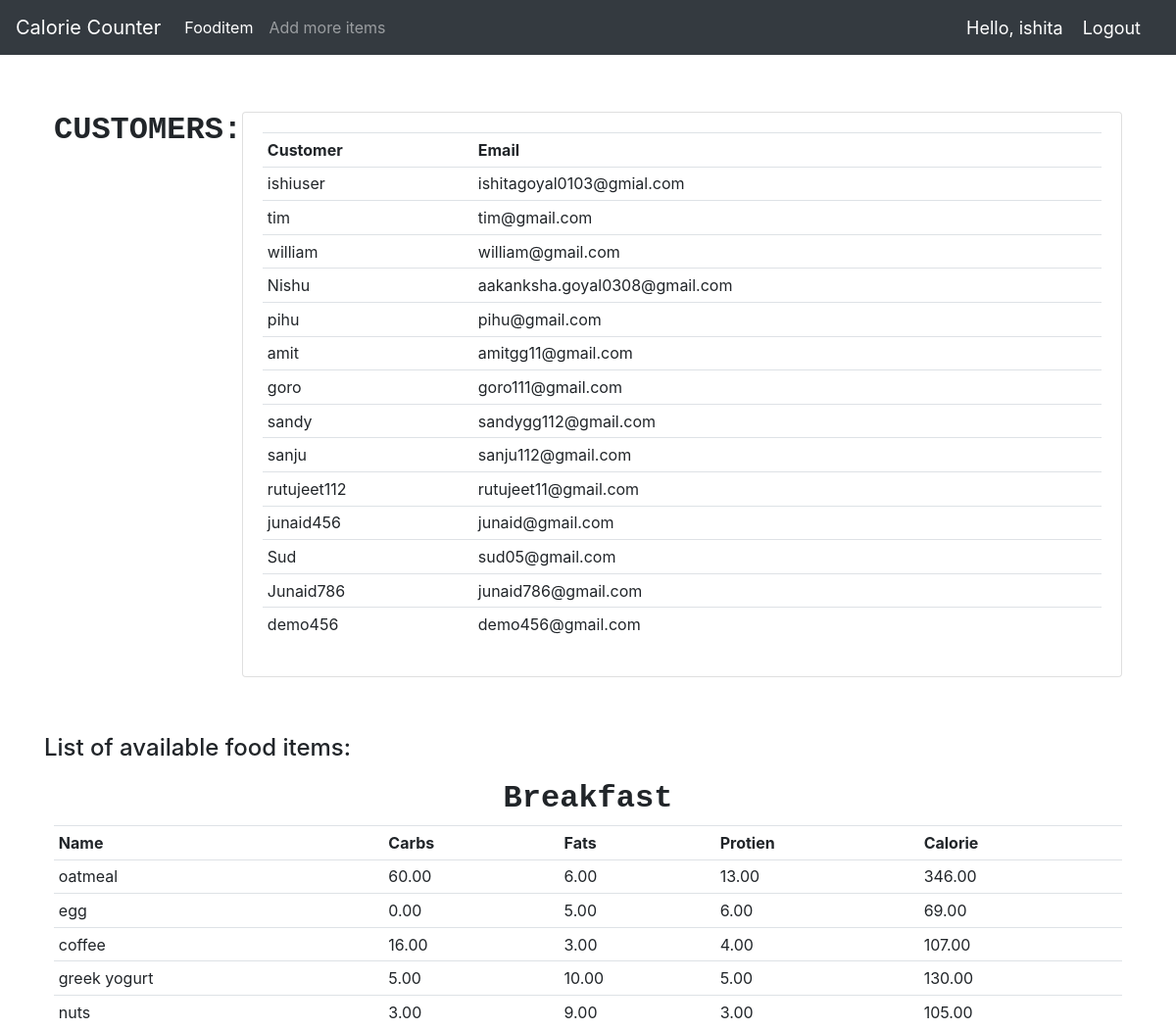
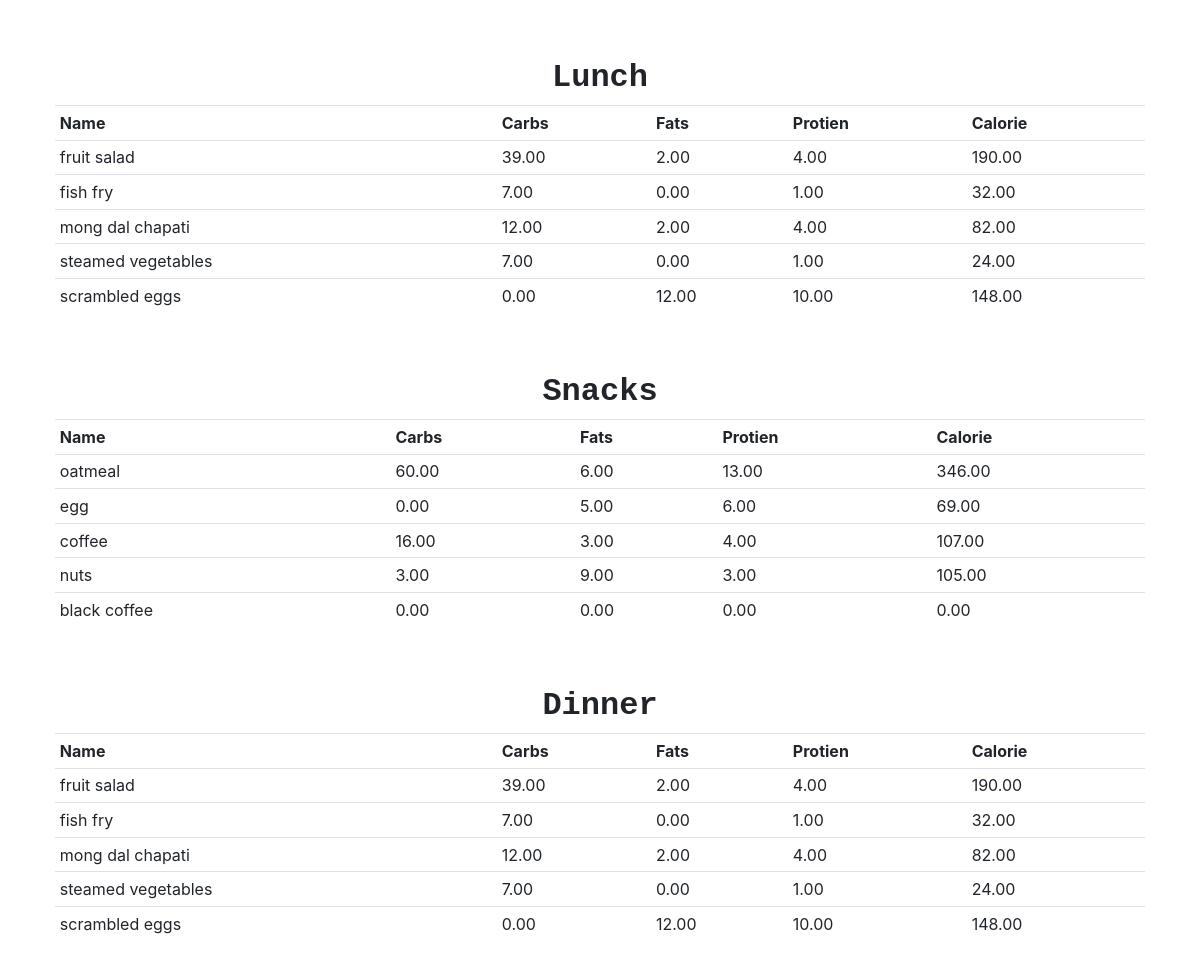
The app's page / (signed in) with its own data (2 pictures, top to bottom).
### Fityfeed/models.py (models this page shows, shortened)
class Customer(models.Model):
    user = models.OneToOneField(User, null=True, on_delete=models.CASCADE)
    name=models.CharField(max_length=200,null=True)
    email=models.CharField(max_length=200,null=True)
    date_created=models.DateTimeField(auto_now_add=True,null=True)

class Fooditem(models.Model):
    name = models.CharField(max_length=200)
    category = models.ManyToManyField(Category)
    carbohydrate = models.DecimalField(max_digits=5,decimal_places=2,default=0)
    fats = models.DecimalField(max_digits=5,decimal_places=2,default=0)
    protein = models.DecimalField(max_digits=5,decimal_places=2,default=0)
    calorie=models.DecimalField(max_digits=5,decimal_places=2,default=0,blank=True)
    quantity = models.IntegerField(default=1,null=True,blank=True)

### Fityfeed/decorators.py (the view)
    def wrapper_func(request,*args,**kwargs):
        group=None
        if request.user.groups.exists():
            group=request.user.groups.all()[0].name
        if group=='user':
            return redirect('userPage')
        if group=='admin':
            return view_func(request,*args,**kwargs)

### Fityfeed/views.py (called while the page is built)
@login_required(login_url='login')
@admin_only
def home(request):
    breakfast=Category.objects.filter(name='breakfast')[0].fooditem_set.all()[:5]
    lunch=Category.objects.filter(name='lunch')[0].fooditem_set.all()[:5]
    dinner=Category.objects.filter(name='dinner')[0].fooditem_set.all()[:5]
    snacks=Category.objects.filter(name='snacks')[0].fooditem_set.all()[:5]
    customers=Customer.objects.all()
    context={'breakfast':breakfast,
              'lunch':lunch,
              'dinner':dinner,
              'snacks':snacks,
              'customers':customers,
            }
    return render(request,'main.html',context)

### Fityfeed/templates/main.html (shortened to what this page needs)
{% load static %}
<!DOCTYPE html>
<html lang="en">
<head>
    <link rel="stylesheet" href="https://stackpath.bootstrapcdn.com/bootstrap/4.5.0/css/bootstrap.min.css"0>
    <link rel="stylesheet" href="{% static 'css/main.css' %}">
</head>
<body>
    {% include 'navbar.html' %}
    <br>
    <br>
    <div class="container">
    {% block content %}
        <div class="flex-box-row">
            <h5 id="heading">CUSTOMERS:</h5>
            <br>
            <br>
            <div class="card card-body">
               <table class="table table-sm">
                    <tr>
                        <th>Customer</th>
                        <th>Email</th>
                    </tr>
                    {% for cust in customers %}
                    <tr>
                        <td>{{cust.name}} </td>
                        <td> {{cust.email}} </td>
                    </tr>
                    {% endfor %}
                </table>
            </div>
        </div>
        <br><br>
    <h4>List of available food items:</h4>
        <div class="flex-box-row">
            <h5 id="heading">Breakfast</h5>
               <table class="table table-sm">
                    <tr>
                        <th>Name</th>
                        <th>Carbs</th>
                        <th>Fats</th>
                        <th>Protien</th>
                        <th>Calorie</th>
                    </tr>
                   {% for items in breakfast %}
                    <tr>
                        <td>{{items.name}} </td>
                        <td>{{items.carbohydrate}} </td>
                        <td>{{items.fats}} </td>
                        <td>{{items.protein}} </td>
                        <td>{{items.calorie}} </td>
                        </tr>
                    {% endfor %}
                </table>
        </div>
<br>
        <div class="flex-box-row">
            <h5 id="heading">Lunch</h5>
             <table class="table table-sm">
                    <tr>
                        <th>Name</th>
                        <th>Carbs</th>
                        <th>Fats</th>
                        <th>Protien</th>
                        <th>Calorie</th>
                    </tr>
                   {% for items in lunch %}
                    <tr>
                        <td>{{items.name}} </td>
                        <td>{{items.carbohydrate}} </td>
                        <td>{{items.fats}} </td>
                        <td>{{items.protein}} </td>
                        <td>{{items.calorie}} </td>
                        </tr>
                    {% endfor %}
                </table>
        </div>
        <br>
        <div class="flex-box-row">
            <h5 id="heading">Snacks</h5>
                <table class="table table-sm">
                    <tr>
                        <th>Name</th>
                        <th>Carbs</th>
                        <th>Fats</th>
                        <th>Protien</th>
                        <th>Calorie</th>
                    </tr>
                   {% for items in snacks %}
                    <tr>
                        <td>{{items.name}} </td>
                        <td>{{items.carbohydrate}} </td>
                        <td>{{items.fats}} </td>
                        <td>{{items.protein}} </td>
                        <td>{{items.calorie}} </td>
                        </tr>
                    {% endfor %}
                </table>
        </div>
        <br>
        <div class="flex-box-row">
            <h5 id="heading">Dinner</h5>
                <table class="table table-sm">
                    <tr>
                        <th>Name</th>
                        <th>Carbs</th>
                        <th>Fats</th>
                        <th>Protien</th>
                        <th>Calorie</th>
                    </tr>
                   {% for items in dinner %}
                    <tr>
                        <td>{{items.name}} </td>
                        <td>{{items.carbohydrate}} </td>
                        <td>{{items.fats}} </td>
                        <td>{{items.protein}} </td>
                        <td>{{items.calorie}} </td>
                        </tr>
                    {% endfor %}
                </table>
        </div>
<br>
    {% endblock %}
    </div>
</body>
</html>

### Fityfeed/templates/navbar.html (shortened to what this page needs)
{% load static%}
<nav class="navbar navbar-expand-lg navbar-dark bg-dark">
    <a class="navbar-brand" href="{% url 'home' %}">Calorie Counter</a>
    <div class="collapse navbar-collapse" id="navbarSupportedContent">
    {% if request.user.is_staff %}
      <ul class="navbar-nav mr-auto">
        <li class="nav-item active">
          <a class="nav-link" href="{% url 'fooditem' %}">Fooditem<span class="sr-only">(current)</span></a>
        </li>
        <li class="nav-item">
          <a class="nav-link" href="{% url 'createfooditem' %}">Add more items</a>
        </li>
      </ul>
    {% endif %}
    </div>
    <span class="hello-msg">Hello, {{request.user}}</span>
    <span ><a  class="hello-msg" href="{% url 'logout' %}">Logout</a></span>
  </nav>

### static/css/main.css (style rules this page uses)
.flex-box-row { display:flex; padding : 10px; flex-wrap: wrap; justify-content: space-around; }
#heading { text-shadow: antiquewhite; font-family: 'Courier New', Courier, monospace; font-weight: 550; font-size: xx-large; text-align: left; }

### Fityfeed/templates/navbar.html (style rules this page uses)
.hello-msg { font-size: 18px; color: #fff; margin-right: 20px; }

### records on screen
Customer: name "ishiuser", email "ishitagoyal0103@gmial.com"
Customer: name "tim", email "tim@gmail.com"
Customer: name "william", email "william@gmail.com"
Customer: name "Nishu", email "aakanksha.goyal0308@gmail.com"
Customer: name "pihu", email "pihu@gmail.com"
Customer: name "amit", email "amitgg11@gmail.com"
Customer: name "goro", email "goro111@gmail.com"
Customer: name "sandy", email "sandygg112@gmail.com"
Customer: name "sanju", email "sanju112@gmail.com"
Customer: name "rutujeet112", email "rutujeet11@gmail.com"
Customer: name "junaid456", email "junaid@gmail.com"
Customer: name "Sud", email "sud05@gmail.com"
Customer: name "Junaid786", email "junaid786@gmail.com"
Customer: name "demo456", email "demo456@gmail.com"
Fooditem: name "oatmeal", carbohydrate "60.00", fats "6.00", protein "13.00", calorie "346.00"
Fooditem: name "egg", carbohydrate "0.00", fats "5.00", protein "6.00", calorie "69.00"
Fooditem: name "coffee", carbohydrate "16.00", fats "3.00", protein "4.00", calorie "107.00"
Fooditem: name "greek yogurt", carbohydrate "5.00", fats "10.00", protein "5.00", calorie "130.00"
Fooditem: name "nuts", carbohydrate "3.00", fats "9.00", protein "3.00", calorie "105.00"
Fooditem: name "fruit salad", carbohydrate "39.00", fats "2.00", protein "4.00", calorie "190.00"
Fooditem: name "fish fry", carbohydrate "7.00", fats "0.00", protein "1.00", calorie "32.00"
Fooditem: name "mong dal chapati", carbohydrate "12.00", fats "2.00", protein "4.00", calorie "82.00"
Fooditem: name "steamed vegetables", carbohydrate "7.00", fats "0.00", protein "1.00", calorie "24.00"
Fooditem: name "scrambled eggs", carbohydrate "0.00", fats "12.00", protein "10.00", calorie "148.00"
Fooditem: name "black coffee", carbohydrate "0.00", fats "0.00", protein "0.00", calorie "0.00"

### other values on screen
{{ request.user }} "ishita"
